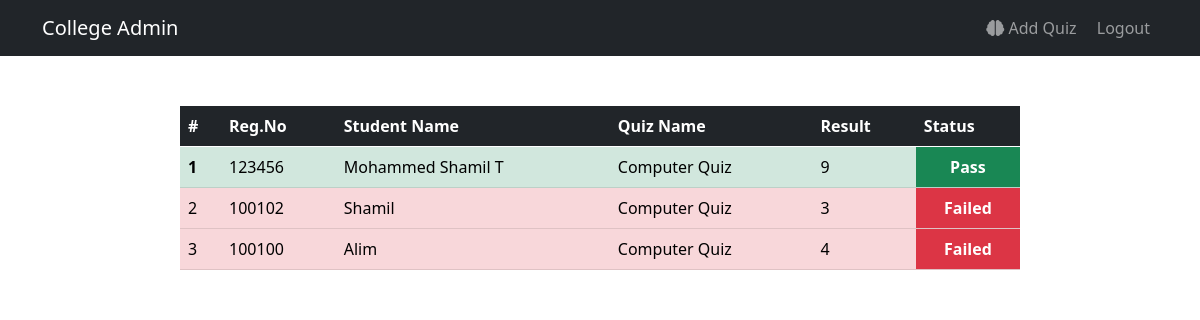
The page /college-admin/std-results on the database its author committed.
### quizapp/models.py (models this page shows, shortened)
class User_Model(models.Model):
  user_name = models.CharField(max_length=50)
  reg_no = models.IntegerField(default=0)
  pwd = models.CharField(max_length=13)

class Quiz_Model(models.Model):
  quiz_name = models.CharField(max_length=100)
  quiz_type = models.IntegerField(default=0)
  start_date = models.DateTimeField()
  end_date = models.DateTimeField()

### quizapp/views.py (the view)
# urls.py: path('college-admin/std-results', views.student_results, name='std-result'),
def student_results(request):
    list = []
    Result = Quiz_result.objects.all()
    for r in Result:
        result = r.get_all_results()
        list.append(result)
    print(list)
    return render(request, 'student_result.html', {'results': list})

### quizapp/models.py (called while the page is built)
  def get_all_results(self):
    User = User_Model.objects.get(id = self.s_id)
    s_name = User.user_name
    reg_no = User.reg_no
    q_name = Quiz_Model.objects.get(id = self.quiz_type).quiz_name
    result = {
      'name':s_name,
      'reg_no':reg_no,
      'quiz':q_name,
      'result':self.result
    }
    return result

### templates/student_result.html (shortened to what this page needs)
<!DOCTYPE html>
<html lang="en">
<head>
  <link rel="stylesheet" href="https://pro.fontawesome.com/releases/v5.10.0/css/all.css"
 />
  <link href="https://cdn.jsdelivr.net/npm/bootstrap@5.0.2/dist/css/bootstrap.min.css" rel="stylesheet"
 />
</head>
<body>
  <header>
    <div class="nav-bar">
      <nav class="navbar navbar-expand-lg navbar-dark bg-dark">
        <div class="container">
          <a class="navbar-brand" href="#">College Admin</a>
          <div class="collapse navbar-collapse" id="navbarSupportedContent">
            <ul class="navbar-nav ms-auto">
              <li><a class="nav-link" href="/college_home?id=admin&pwd=admin"><i class="fas fa-brain"></i> Add Quiz</a></li>
              <li><a class="nav-link" href="/college_admin"> Logout</a></li>
            </ul>
          </div>
        </div>
      </nav>
    </div>
  </header>
  <div class="results">
    <table class="table table-dark table-responsive-sm">
      <thead class="">
        <th>#</th>
        <th>Reg.No</th>
        <th>Student Name</th>
        <th>Quiz Name</th>
        <th>Result</th>
        <th>Status</th>
      </thead>
      <tbody>
        {% for r in results %}
          {% if r.result >= 5 %}
          <tr class="table-success">
            <th>{{ forloop.counter }}</th>
            <td>{{ r.reg_no }}</td>
            <td>{{ r.name }}</td>
            <td>{{ r.quiz }}</td>
            <td>{{ r.result }}</td>
            <td class="pass" style="background-color: #198754;">Pass</td>
          </tr>
          {% else %}
          <tr class="table-danger">
            <td>{{ forloop.counter }}</td>
            <td>{{ r.reg_no }}</td>
            <td>{{ r.name }}</td>
            <td>{{ r.quiz }}</td>
            <td>{{ r.result }}</td>
            <td class="pass" style="background-color: #dc3545;">Failed</td>
          </tr>
          {% endif %}
        {% endfor %}
      </tbody>
    </table>
  </div>
</body>
</html>

### templates/student_result.html (style rules this page uses)
.results { width: 100%; display: flex; justify-content: center; align-items: center; }
.pass { color: rgb(255, 255, 255); text-align: center; font-weight: 600; }
.results table { width: 70%; margin-top: 50px; }

### rows shown on the page
User_Model: name "Mohammed Shamil T"
Quiz_Model: quiz "Computer Quiz", quiz "Computer Quiz" "Computer Quiz"
User_Model: name "Shamil"
User_Model: name "Alim"

### other values the page prints
{{ r.reg_no }} "123456"
{{ r.result }} "9"
{{ r.reg_no }} "100102" "100100"
{{ r.result }} "3" "4"
